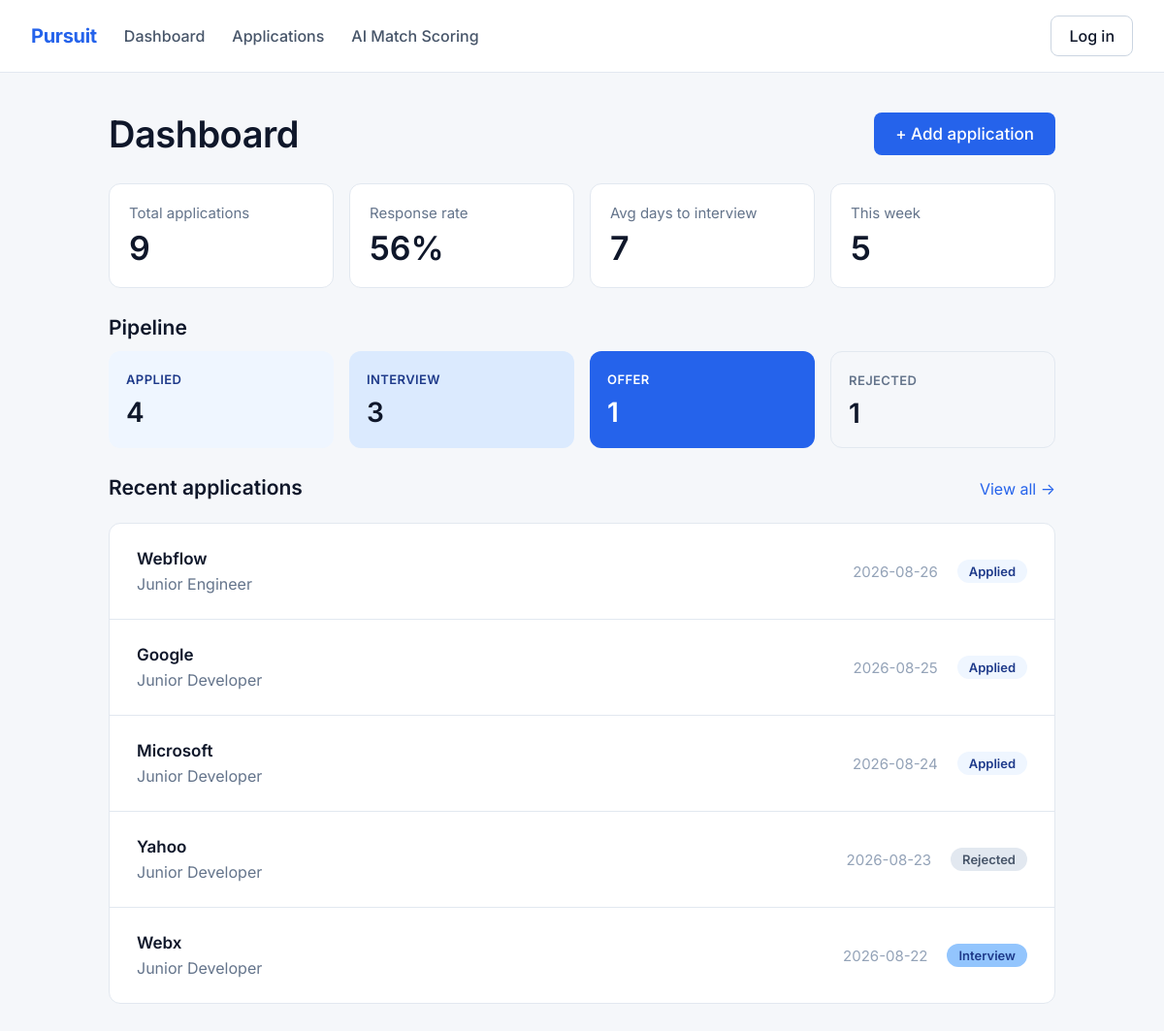
Page /dashboard on the earlier database version.
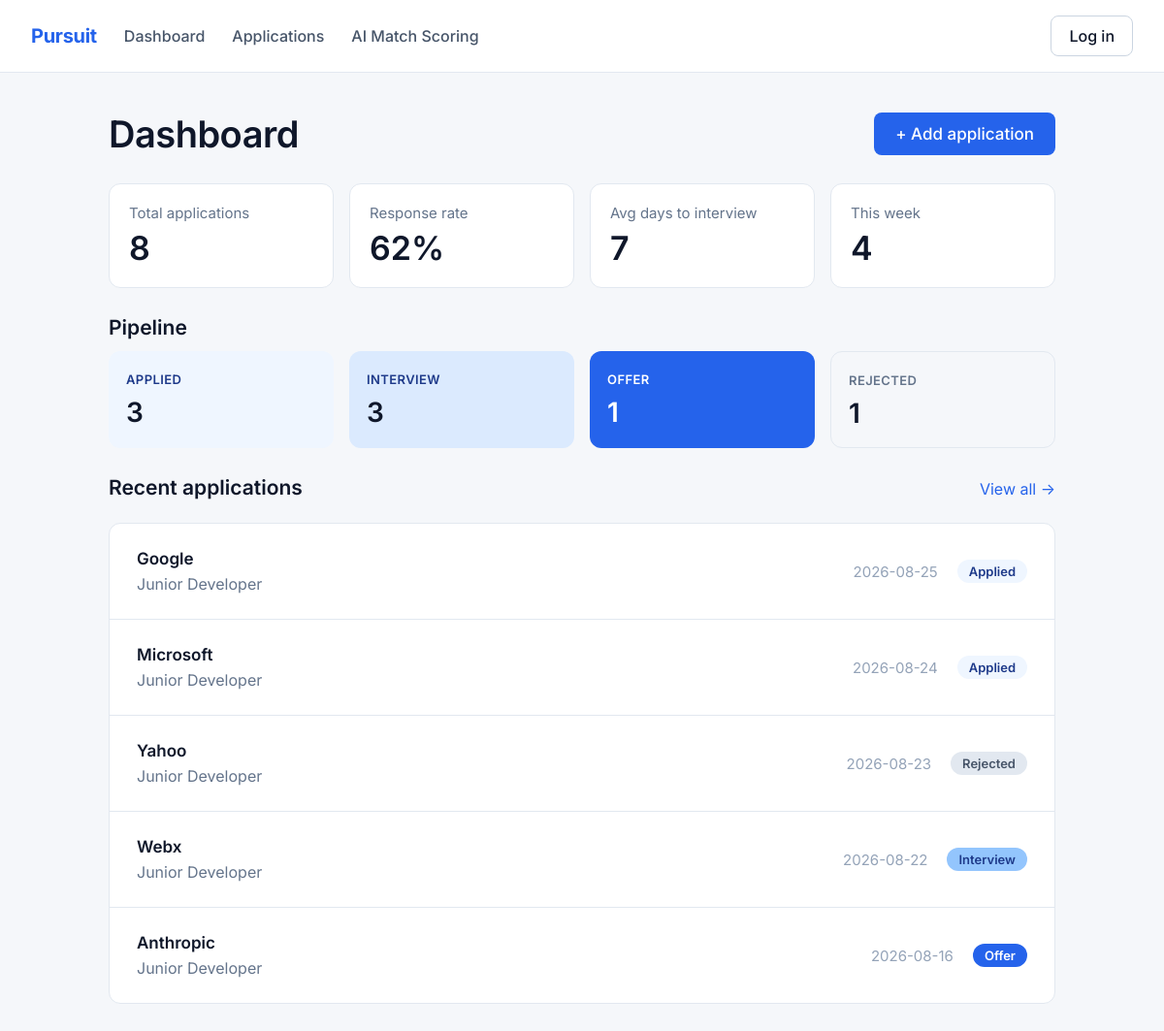
Same page on the later database version.
### tables this page shows
CREATE TABLE applications (
            id INTEGER PRIMARY KEY AUTOINCREMENT,
            company TEXT,
            role TEXT,
            job_description TEXT,
            resume_filename TEXT,
            status TEXT,
            date_applied TIMESTAMP,
            match_score INTEGER,
            missing_keywords TEXT,
            notes TEXT,
            status_updated_at TEXT,
            created_at TIMESTAMP
        );

### app.py (the view)
@app.route('/dashboard',methods = ['GET','POST'])
def dashboard():
    conn = sqlite3.connect("applications.db")
    conn.row_factory =sqlite3.Row
    cursor = conn.cursor()
    cursor.execute("SELECT COUNT(*) FROM applications")
    total_rows = cursor.fetchone()[0]
    applied = "Applied"
    query = "SELECT COUNT(*) FROM applications WHERE status != ?"
    cursor.execute(query,(applied,))
    responded = cursor.fetchone()[0]
    if total_rows > 0 :
        response_rate = round((responded/total_rows)*100)
        print(response_rate)
    else:
        response_rate =0
        print("No job applications yet")
    today = datetime.now()
    one_week_ago = today - timedelta(days=7)
    one_week_ago_str = one_week_ago.strftime('%Y-%m-%d')
    query2 = "SELECT COUNT(*) FROM applications WHERE date_applied >= ?"
    cursor.execute(query2,(one_week_ago_str,))
    applications_this_week = cursor.fetchone()[0]
    print("Applications this week : ", applications_this_week)
    interview1 = "Interview"
    query3 = "SELECT date_applied,status_updated_at FROM applications WHERE status = ?"
    cursor.execute(query3,(interview1,))
    data_date = cursor.fetchall()
    for row in data_date:
        print(row['date_applied'], row['status_updated_at'])
    day_gaps = []   # empty container, created BEFORE the loop
    for row in data_date:
        applied_date = datetime.strptime(row['date_applied'], '%Y-%m-%d')
        interview_date = datetime.strptime(row['status_updated_at'], '%Y-%m-%d')
        gap =(interview_date-applied_date).days
        day_gaps.append(gap)  # add gap into your container
    if len(day_gaps) > 0 :
        avg_days_to_interview = sum(day_gaps) / len(day_gaps)
        print("Average between application and Interview : ", round(avg_days_to_interview))
    else :
        print("No applications yet, apply for a job !")
        avg_days_to_interview = 0
    cursor.execute("SELECT status, COUNT(*) AS count FROM applications GROUP BY status")
    pipeline_data = cursor.fetchall()
    status_count_dict = {}
    for row in pipeline_data:
        print(row['status'], row['count'])
        status_count_dict[row["status"]] = row['count']
    print(status_count_dict)
    applied_count = status_count_dict.get('Applied',0)
    interview_count = status_count_dict.get('Interview',0)
    offer_count = status_count_dict.get('Offer',0)
    rejected_count = status_count_dict.get('Rejected',0)
    query5 = "SELECT company, role, status, date_applied FROM applications ORDER BY date_applied DESC LIMIT 5"
    cursor.execute(query5)
    recent_applications = cursor.fetchall()
    for recent in recent_applications:
        print(recent['date_applied'], "Date applied")
    conn.close()
    return render_template('dashboard.html',
                        total_rows=total_rows,
                        response_rate=response_rate,
                        applications_this_week=applications_this_week,
                        avg_days_to_interview=round(avg_days_to_interview),
                        applied_count = applied_count,
                        interview_count = interview_count,
                        rejected_count = rejected_count,
                        recent_applications = recent_applications,
                        offer_count = offer_count)

### templates/dashboard.html
{% extends "base.html" %}
{% block content %}
<div class="dashboard">
    <div class="dashboard-header">
        <h1>Dashboard</h1>
        <a href="{{ url_for('add_application') }}"><button type="button" class="btn-primary">+ Add application</button></a>
    </div>
    <div class="stat-grid">
        <div class="stat-box">
            <div class="stat-box-label">Total applications</div>
            <div class="stat-box-value">{{ total_rows }}</div>
        </div>
        <div class="stat-box">
            <div class="stat-box-label">Response rate</div>
            <div class="stat-box-value">{{ response_rate }}%</div>
        </div>
        <div class="stat-box">
            <div class="stat-box-label">Avg days to interview</div>
            <div class="stat-box-value">{{ avg_days_to_interview }}</div>
        </div>
        <div class="stat-box">
            <div class="stat-box-label">This week</div>
            <div class="stat-box-value">{{ applications_this_week }}</div>
        </div>
    </div>
    <div class="section-heading">Pipeline</div>
    <div class="pipeline-grid">
        <div class="pipeline-box pipeline-applied">
            <span class="pipeline-label">Applied</span>
            <div class="pipeline-value">{{ applied_count }}</div>
        </div>
        <div class="pipeline-box pipeline-interview">
            <span class="pipeline-label">Interview</span>
            <div class="pipeline-value">{{ interview_count }}</div>
        </div>
        <div class="pipeline-box pipeline-offer">
            <span class="pipeline-label">Offer</span>
            <div class="pipeline-value">{{ offer_count }}</div>
        </div>
        <div class="pipeline-box pipeline-rejected">
            <span class="pipeline-label">Rejected</span>
            <div class="pipeline-value">{{ rejected_count }}</div>
        </div>
    </div>
    <div class="recent-header">
        <div class="section-heading">Recent applications</div>
        <a href="{{ url_for('applications') }}">View all &rarr;</a>
    </div>
    {% if recent_applications %}
    <div class="recent-panel">
        {% for recent in recent_applications %}
        <div class="recent-row">
            <div>
                <div class="recent-company">{{ recent['company'] }}</div>
                <div class="recent-role">{{ recent['role'] }}</div>
            </div>
            <div class="recent-right">
                <span class="recent-date">{{ recent['date_applied'] }}</span>
                <span class="status-tag status-{{ recent['status']|lower }}">{{ recent['status'] }}</span>
            </div>
        </div>
        {% endfor %}
    </div>
    {% else %}
    <div class="empty-state">No applications match yet.</div>
    {% endif %}
</div>
{% endblock %}

### templates/base.html (shortened to what this page needs)
<!DOCTYPE html>
<html lang="en">
<head>
    <link rel="stylesheet" href="{{ url_for('static', filename='styles.css') }}">
</head>
<body>
<nav class="navbar">
    <a href="{{ url_for('home') }}" class="navbar-brand">Pursuit</a>
    <a href="{{ url_for('dashboard') }}" class="navbar-link">Dashboard</a>
    <a href="{{ url_for('applications') }}" class="navbar-link">Applications</a>
    <a href="#" class="navbar-link">AI Match Scoring</a>
    <a href="{{ url_for('auth') }}"><button type="button" class="btn-outline">Log in</button></a>
</nav>
{% block content %}
{% endblock %}
</body>
</html>

### static/styles.css (style rules this page uses)
:root { --primary: #2563eb; --primary-pressed: #1d4ed8; --primary-deep: #1e3a8a; --navy: #0a1530; --surface: #f5f7fa; --canvas: #ffffff; --hairline: #e2e8f0; --hairline-strong: #cbd5e1; --ink: #0f172a; --charcoal: #1e293b; --slate: #475569; --steel: #64748b; --tint-100: #eff6ff; --tint-200: #dbeafe; --tint-300: #bfdbfe; --stone: #94a3b8; }
* { box-sizing: border-box; }
body { margin: 0; font-family: 'Inter', -apple-system, system-ui, sans-serif; background-color: var(--surface); color: var(--ink); }
a { color: var(--primary); text-decoration: none; }
.btn-primary { background-color: var(--primary); color: #ffffff; border: none; border-radius: 8px; padding: 12px 22px; font-size: 17px; font-weight: 500; font-family: inherit; cursor: pointer; }
.navbar { display: flex; align-items: center; gap: 28px; padding: 16px 32px; background: var(--canvas); border-bottom: 1px solid var(--hairline); }
.navbar-brand { font-weight: 700; font-size: 20px; letter-spacing: -0.3px; }
.navbar-link { font-size: 16px; font-weight: 500; color: var(--slate); }
.btn-outline { background: transparent; color: var(--ink); border: 1px solid var(--hairline-strong); border-radius: 8px; padding: 10px 18px; font-size: 16px; font-weight: 500; font-family: inherit; cursor: pointer; }
.dashboard { max-width: 1040px; margin: 0 auto; padding: 40px 32px; }
.dashboard-header { display: flex; justify-content: space-between; align-items: center; margin-bottom: 28px; }
.dashboard-header h1 { font-size: 38px; font-weight: 600; letter-spacing: -0.5px; margin: 0; }
.stat-grid { display: grid; grid-template-columns: repeat(4, 1fr); gap: 16px; margin-bottom: 28px; }
.stat-box { background: var(--canvas); border: 1px solid var(--hairline); border-radius: 12px; padding: 20px; }
.stat-box-label { font-size: 15px; color: var(--steel); margin-bottom: 6px; }
.stat-box-value { font-size: 34px; font-weight: 600; }
.section-heading { font-size: 21px; font-weight: 600; margin-bottom: 12px; }
.pipeline-grid { display: grid; grid-template-columns: repeat(4, 1fr); gap: 16px; margin-bottom: 28px; }
.pipeline-box { border-radius: 12px; padding: 18px; }
.pipeline-label { font-size: 13px; font-weight: 600; text-transform: uppercase; letter-spacing: 0.4px; }
.pipeline-value { font-size: 28px; font-weight: 600; margin-top: 8px; }
.pipeline-applied { background: var(--tint-100); }
.pipeline-applied .pipeline-label { color: var(--primary-deep); }
.pipeline-interview { background: var(--tint-200); }
.pipeline-interview .pipeline-label { color: var(--primary-deep); }
.pipeline-offer { background: var(--primary); }
.pipeline-offer .pipeline-label, .pipeline-offer .pipeline-value { color: #ffffff; }
.pipeline-rejected { background: var(--surface); border: 1px solid var(--hairline); }
.pipeline-rejected .pipeline-label { color: var(--steel); }
.recent-header { display: flex; justify-content: space-between; align-items: baseline; margin-bottom: 12px; }
.recent-panel { background: var(--canvas); border: 1px solid var(--hairline); border-radius: 12px; overflow: hidden; }
.recent-row { display: flex; justify-content: space-between; align-items: center; padding: 26px 28px; border-bottom: 1px solid var(--hairline); }
.recent-row:last-child { border-bottom: none; }
.recent-company { font-weight: 600; font-size: 17px; margin-bottom: 6px; }
.recent-role { color: var(--steel); font-size: 16px; }
.recent-right { display: flex; align-items: center; gap: 20px; }
.recent-date { color: var(--stone); font-size: 15px; }
.status-tag { border-radius: 999px; padding: 4px 12px; font-size: 13px; font-weight: 600; }
.status-applied { background: #eff6ff; color: #1e3a8a; }
.status-interview { background: #93c5fd; color: #1e3a8a; }
.status-offer { background: #2563eb; color: #ffffff; }
.status-rejected { background: #e2e8f0; color: #475569; }

Differences in the rows shown:
removed applications: company "Webflow", role "Junior Engineer", date_applied "2026-08-26", status "Applied"
now on this page (row unchanged): applications: company "Anthropic", role "Junior Developer", date_applied "2026-08-16", status "Offer"
Other differences:
{{ total_rows }}: "9" → "8"
{{ response_rate }}: "56" → "62"
{{ applications_this_week }}: "5" → "4"
{{ applied_count }}: "4" → "3"
